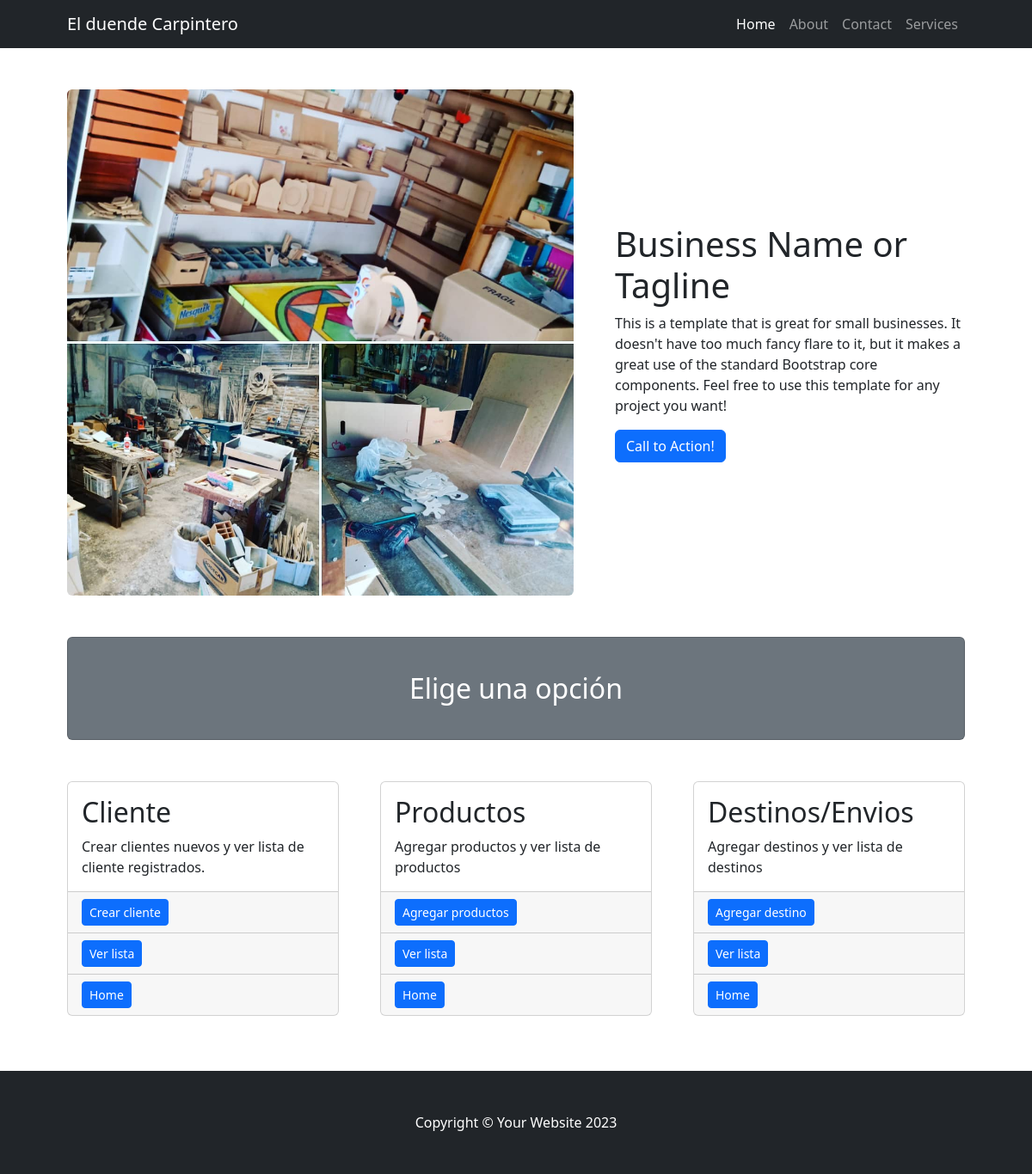
The page /envios/ on the database as committed earlier.
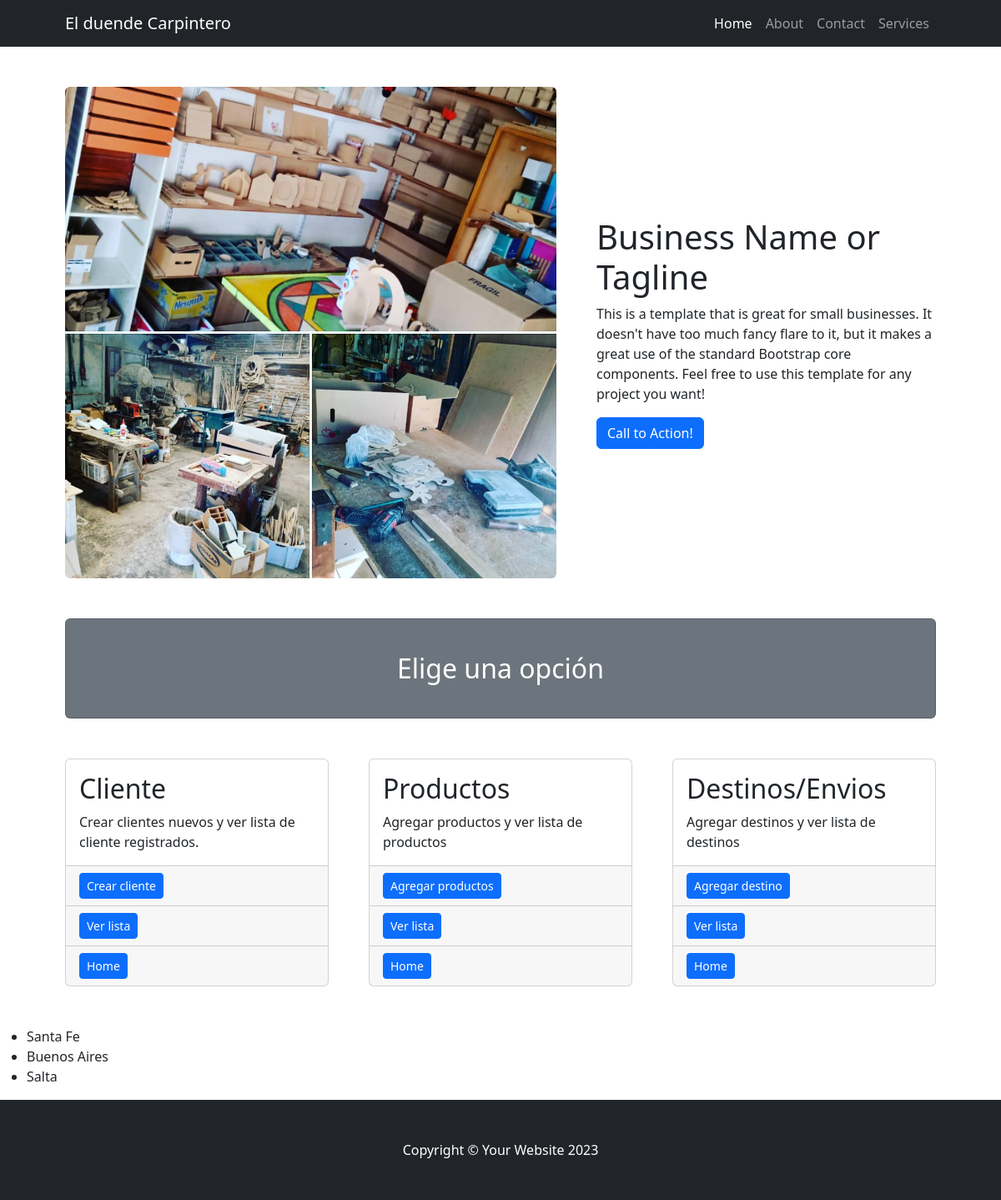
The same page on the database as committed later.
### envios/models.py (models this page shows, shortened)
class Provincias(models.Model):
    nombre = models.CharField(max_length=100)

### envios/views.py (the view)
# urls.py: path("", views.index, name="index"),
def index(request):
    destinos = models.Provincias.objects.all()
    return render(request, "envios/index.html", {"destinos": destinos} )

### envios/templates/envios/index.html
{% extends 'home/base.html' %}
{% block content %}
    <ul>
        {% for destinos in destinos %}
            <li>{{ destinos.nombre }}</li>
        {% endfor %}
    </ul>
{% endblock %}

Rows that differ between the two databases and show on the page:
added Provincias: nombre "Santa Fe"
added Provincias: nombre "Buenos Aires"
added Provincias: nombre "Salta"
